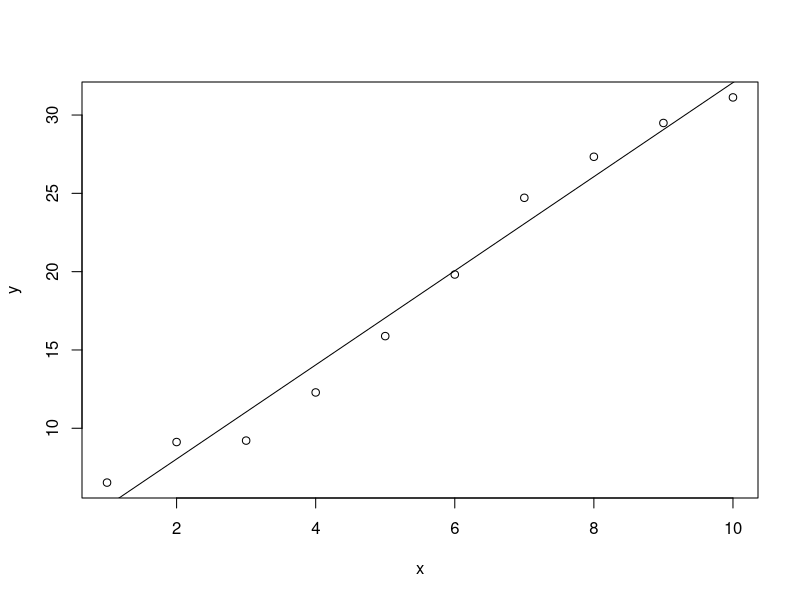
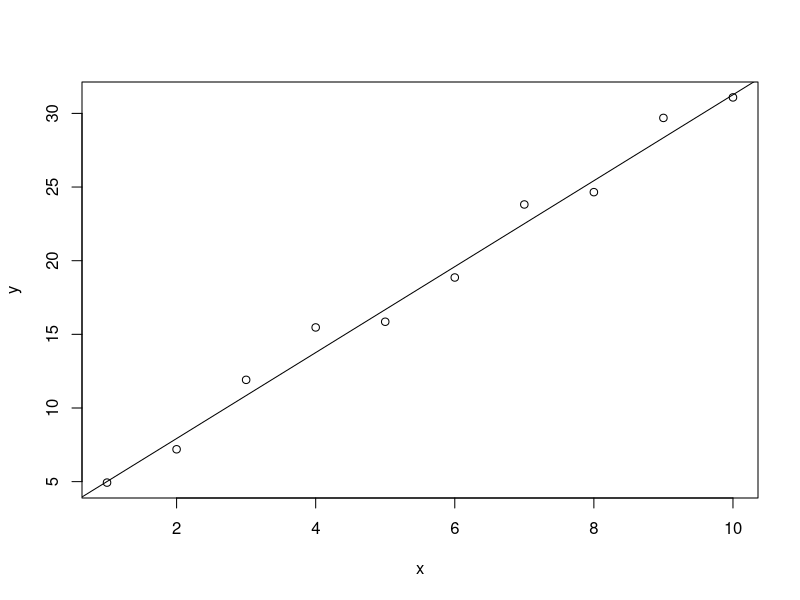

The R script that drew these images, in order:
x <- 1:10
y <- 2 + 3*x + rnorm(10)
model <- lm(y ~ x)
summary(model)
plot(x, y)
abline(model)

x <- 1:10
y <- 2 + 3*x + rnorm(10)
z <- rnorm(10)
model <- lm(y ~ x + z)
summary(model)
plot(x, y)
abline(model)
